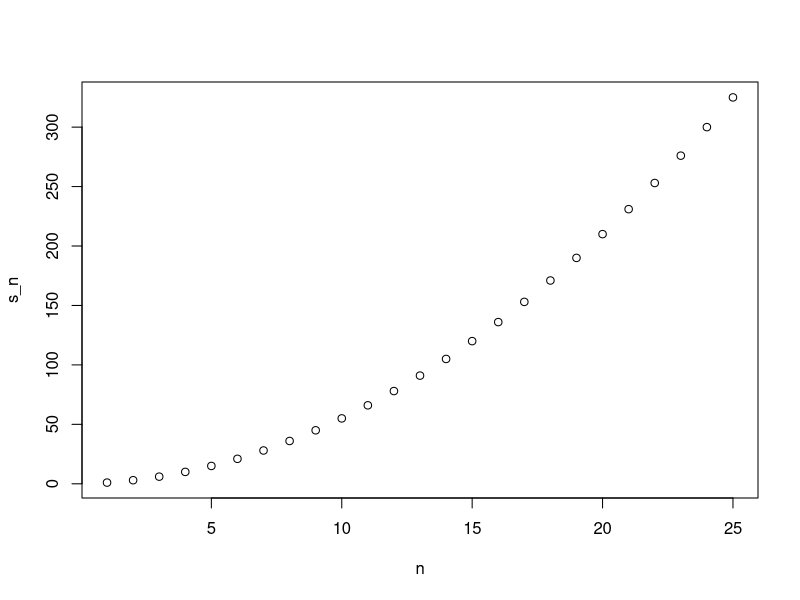
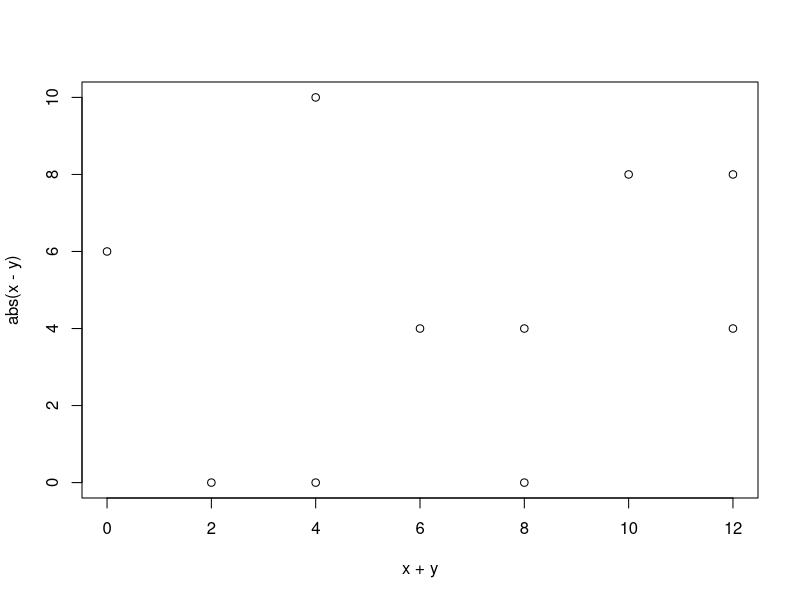
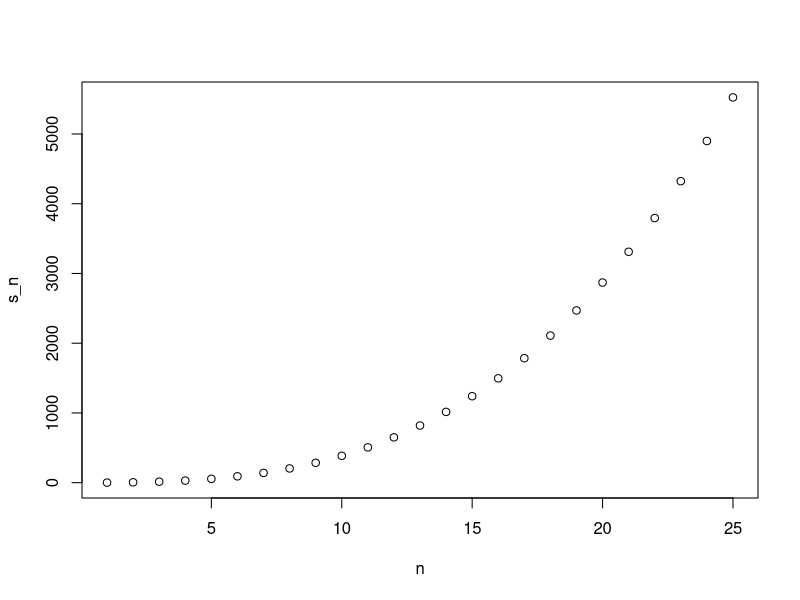

These figures' R source, in order:
## ---- chunk 1
a <- 0

if(a!=0){
  print(1/a)
} else{
  print("No reciprocal for 0.")
}
## ---- chunk 2
library(dslabs)
data(murders)
murder_rate <- murders$total / murders$population*100000
## ---- chunk 3
ind <- which.min(murder_rate)

if(murder_rate[ind] < 0.5){
  print(murders$state[ind]) 
} else{
  print("No state has murder rate that low")
}
## ---- chunk 4
if(murder_rate[ind] < 0.25){
  print(murders$state[ind]) 
} else{
  print("No state has a murder rate that low.")
}
## ---- chunk 5
a <- 0
ifelse(a > 0, 1/a, NA)
## ---- chunk 6
a <- c(0, 1, 2, -4, 5)
result <- ifelse(a > 0, 1/a, NA)
result
## ---- chunk 7
data(na_example)
no_nas <- ifelse(is.na(na_example), 0, na_example) 
sum(is.na(no_nas))
#hard to understand...
## ---- chunk 8
z <- c(TRUE, TRUE, FALSE)
any(z)
all(z)
## ---- chunk 9
avg <- function(x){
  s <- sum(x)
  n <- length(x)
  s/n
}
## ---- chunk 10
x <- 1:100
identical(mean(x), avg(x))
?"identical"
## ---- chunk 11
s <- 3
avg(1:10)
s
## ---- chunk 12
#my_function <- function(VARIABLE_NAME){
#  perform operations on VARIABLE_NAME and calculate VALUE
#  VALUE
#}
## ---- chunk 13
avg <- function(x, arithmetic = TRUE){
  n <- length(x)
  ifelse(arithmetic, sum(x)/n, prod(x)^(1/n))
}
?"prod"
## ---- chunk 14
library(dplyr)
## ---- chunk 15
search()
## ---- chunk 16
stats::filter
## ---- chunk 17
dplyr::filter
## ---- chunk 18
compute_s_n <- function(n){
  x <- 1:n
  sum(x)
}
#compute_s_n(9) #> [1] 45
## ---- chunk 19
for(i in 1:5){
  print(i)
}
?"for"
## ---- chunk 20
m <- 25
s_n <- vector(length = m) # create an empty vector
for(n in 1:m){
  s_n[n] <- compute_s_n(n)
}
## ---- chunk 21
n <- 1:m
plot(n, s_n)
## ---- chunk 22
x <- 1:10
sqrt(x)
y <- 1:10
x*y
## ---- chunk 23
n <- 1:25
compute_s_n(n)
## ---- chunk 24
x <- 1:10
sapply(x, sqrt)
## ---- chunk 25
n <- 1:25
s_n <- sapply(n, compute_s_n)
#plot(s_n) => same graph
#sum(1:25) #> [1] 325
## ---- chunk 26
x <- c(1,2,-3,4)

if(all(x>0)){
  print("All Postives")
} else{
  print("Not all positives")
}
# -3 -> not all
## ---- chunk 27
#number1 answer: "Not all positives"
## ---- chunk 28
#number2 answer: d. all(!x)
# x -> T. more than one TRUE
# !x -> F.  more than one FALSE
#all(x) ok (x T T)
#any(x) ok (x T F)
#any(!x) ok (!x T T)
#all(!x) no
## ---- chunk 29
#number3 answer: 
?"nchar"
library(dslabs)
data(murders)
beofre_new_names <- murders$abb[nchar(murders$state) > 8]
beofre_new_names
#a <- 0
#ifelse(a > 0, 1/a, NA)
ifelse(nchar(murders$state) > 8, murders$abb, murders$state)
## ---- chunk 30
#practice
#qq <- nchar(murders$state) > 8
#if(qq){
#  print(murders$abb) 
#} else{
#  print(murders$state)
#}#it doesn't works on vectors?
#a <- c(0,1,2,3,4)
#ifelse(a > 0, 1/a, NA) [1] NA 1.0000000 0.5000000 0.3333333 0.2500000
#if(a>0){
#  print(1/a)
#} else{
#  print(NA)
#} #> [1] NA
## ---- chunk 31
#number4 answer: 12502500
sum_n <- function(n){
  sum(1:n)
}
sum_n(5000)
#how to delete saved Data?
## ---- chunk 32
#number5 answer: 
?"function"
#abs -> absolute value
#x -> c(1, 2, -3, 4)
#y -> 1:10
#beofre_altman_plot <- plot(x+y, abs(x-y))
altman_plot <- function(x, y){
    plot(x+y, abs(x-y))
}
plot(x+y, abs(x-y))
## ---- chunk 33
x <- 3
my_func <- function(y){
  x <- 5
  y+5
}
## ---- chunk 34
#number6 answer: x = 3
print(x)
x
## ---- chunk 35
#number7 answer: 385
#S_n = sum(x^2, x <- 1:n)
compute_s_n <- function(n){
  x <- 1:n
  sum(x^2)
}
compute_s_n(10)
## ---- chunk 36
#number8 answer: 
#compute_s_n = S_n
s_n <- vector("numeric", 25)
for (n in 1:25) {
  s_n[n] <- compute_s_n(n)
}
s_n
#need more practice...
## ---- chunk 37
#number9 answer: 
n <- 1:25
sapply(n, compute_s_n)
#sapply(n, function-especially "already assigned function")
## ---- chunk 38
#number10 answer: 
#map_dbl is in chapter4.11
library(tidyverse)
s_n <- map_dbl(n, compute_s_n)
s_n
## ---- chunk 39
#number11 answer: 
n <- 1:25
plot(n, s_n)
#what is bytecode? ok.
## ---- chunk 40
#number12 answer: 
n <- 1:25
S_n <- function(n){
  n*(n+1)*(2*n+1)/6
}
identical(S_n(25), compute_s_n(25))
#S_n <- n*(n+1)*(2*n+1)/6 is not right.
#Because class(S_n) is numeric, not function.
